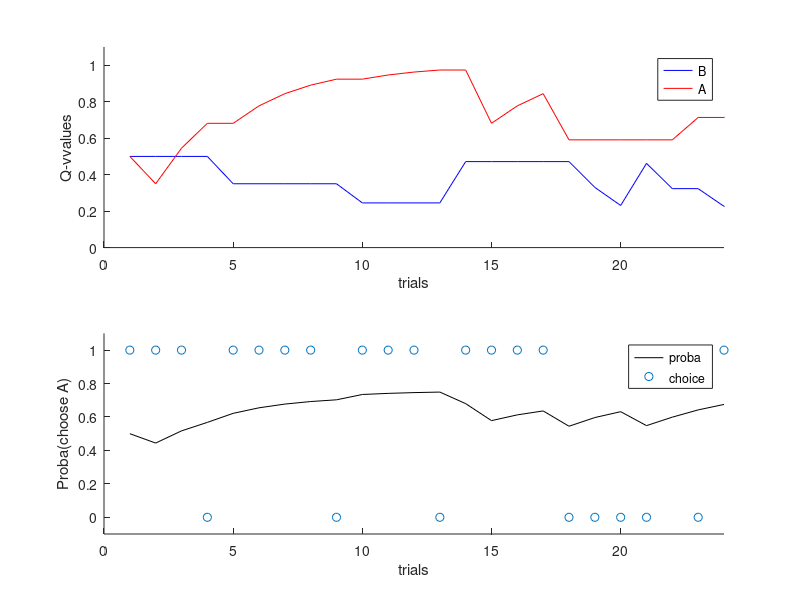

Source code (MATLAB):
%-------------------------------------------------------------------------%
%    SIMULATION OF THE SIMPLE Q-LEARNING MODEL FOR INSTRUMENTAL CONDITIONING
%
%-------------------------------------------------------------------------%


%% -------------------------- INPUTS  -------------------------------------

% PARAMETERS
alpha      = 0.3;
inv_temp   = 1.5;

% NUMBER OF TRIALS
ntrials = 24;


%% ------------------------- PARAMETERS -----------------------------------

% INITIAL VALUE
Q0  = [0.5 0.5]; % initial value

% REWARD HISTORY
RA = rand(ntrials,1)<0.8;
RB = rand(ntrials,1)<0.2;
O = [RB, RA];


%% ------------------------- Q SIMULATION --------------------------------

% initialise value and prediction error vectors to store the data
Qt  = nan(ntrials+1, 2);    % store the Q-values for option B (col 1) and option A (col 2)
PE  = nan(ntrials, 1);      % store the Prediction error
ch  = nan(ntrials, 1);      % store the choice : 1 = B; 2 = A
PA  = nan(ntrials, 1);      % store the modelled proba. of choosing A
r     = nan(ntrials, 1);    % store the obtained reward

Qt(1,:)  = Q0;              % initalise Q values

% value simulation
for t = 1:ntrials
    
    PA(t)   = 1./(1+exp(-inv_temp.*(Qt(t,2)-Qt(t,1))));
    ch(t)   = 1 + double(rand()<PA(t));
    
    % outcome
    r(t) = O(t,ch(t));
    
    % compute prediction error
    PE(t) = r(t) - Qt(t,ch(t));
    
    % update value
    Qt(t+1,ch(t)) = Qt(t,ch(t)) + alpha.*PE(t);     % column ch(t) = chosen (1 or 2)
    Qt(t+1,3-ch(t)) = Qt(t,3-ch(t));                % column 3-ch(t) = unchosen (2 or 1)
    
end

%% ------------------------- PLOTS  ---------------------------------------
figure

% display the simulation results for predicted value
subplot(2, 1, 1)
hold on
plot(Qt(:,1), '-b');
plot(Qt(:,2), '-r');
xlim([0, ntrials]);
ylim([0, 1.1]);
xlabel('trials');
ylabel('Q-vvalues');
legend('B','A');

% display the simulation results for prediction error
subplot(2, 1, 2);
hold on
plot(PA, '-k');
plot(ch-1, 'o');
xlim([0, ntrials]);
ylim([-0.1, 1.1]);
xlabel('trials');
ylabel('Proba(choose A)');
legend('proba','choice');
